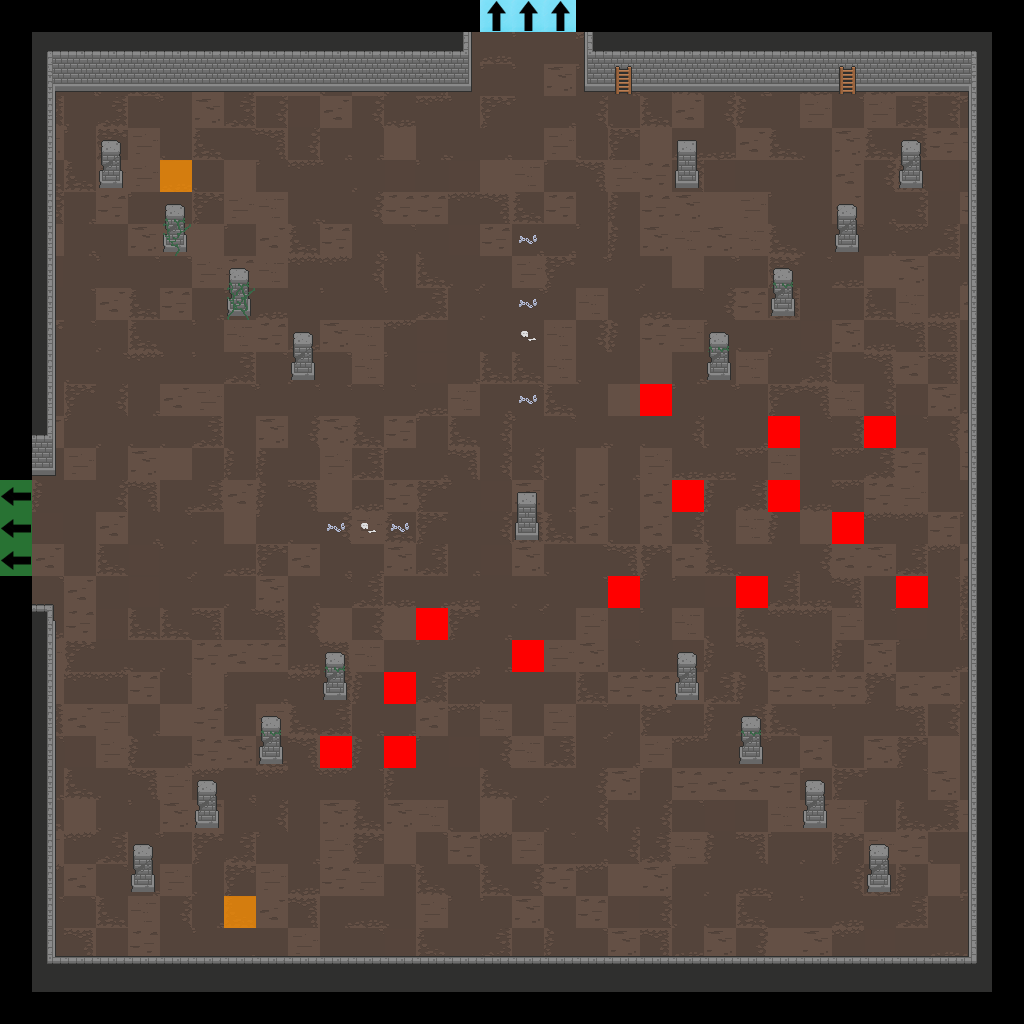

The image is a tile-based game level rendered from a .tmx file. Its description and source (layers, tilesets, objects; grid data summarised) follow:
An orthogonal 32x32 tile map with 32x32 px tiles, 7 tile layers (Floor, Walls, Doors, Pillars, ...), 2 tilesets.

<map version="1.2" tiledversion="2019.04.18" orientation="orthogonal" renderorder="right-down" width="32" height="32" tilewidth="32" tileheight="32" infinite="0" nextlayerid="22" nextobjectid="1">
 <tileset firstgid="1" source="Dungeon_Tileset_2.tsx" />
 <tileset firstgid="321" source="flags.tsx" />
 <layer id="15" name="Floor" width="32" height="32">
  <data>[1024 cells, 900 non-empty, 25 distinct tile ids]</data>
 </layer>
 <layer id="16" name="Walls" width="32" height="32">
  <data>[1024 cells, 167 non-empty, 25 distinct tile ids]</data>
 </layer>
 <layer id="17" name="Doors" width="32" height="32">
  <data>[1024 cells, 0 non-empty, 0 distinct tile ids]</data>
 </layer>
 <layer id="18" name="Pillars" width="32" height="32">
  <data>[1024 cells, 36 non-empty, 4 distinct tile ids]</data>
 </layer>
 <layer id="19" name="Candles" width="32" height="32">
  <data>[1024 cells, 0 non-empty, 0 distinct tile ids]</data>
 </layer>
 <layer id="20" name="Debris" width="32" height="32">
  <data>[1024 cells, 18 non-empty, 6 distinct tile ids]</data>
 </layer>
 <layer id="21" name="Flags" width="32" height="32">
  <data>[1024 cells, 22 non-empty, 4 distinct tile ids]</data>
 </layer>
</map>
